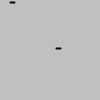
Frame 1 (no input)
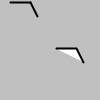
Frame 60 (the mouse pressed at the canvas centre just before this capture)
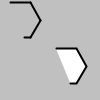
Frame 120 (the mouse held since frame 60 and released just before this capture)

The Processing sketch that drew these frames (run headless with seeded random() and noise(); from frame 60 on, the mouse is pressed at the canvas centre):

// Processing sketch: TrimPath2
// ── TrimPath2.pde
// forum.processing.org/two/discussion/22579/is-it-possible-to-replicate-the-trim-path-function-of-adobe-after-effects-within-processing

PVector[] path;
PShape s;

void setup() {
  path = new PVector[7];
  path[0] = new PVector( - 5, -8.66);
  path[1] = new PVector(   5, -8.66);
  path[2] = new PVector(  10, 0);
  path[3] = new PVector(   5, 8.66);
  path[4] = new PVector( - 5, 8.66);
  path[5] = new PVector( -10, 0);
  path[6] = new PVector( -05, -8.66);
}

void draw() {
  background(192);
  scale(2);
  // progress timer 0.0->1.0
  // float inAmt = 0.25;
  float outAmt  = (millis()%4000)/4000.0;
  // trim path based on timer
  // PVector[] trimmed = trimPath2(inAmt,outAmt,path);
  PVector[] trimmed = trimPath(outAmt, path);
  // draw veclist
  pathLines(trimmed, 10, 10);
  // or render as PShape, then draw
  s = pathShape(trimmed);
  shape(s, width/3, height/3);
}

PVector[] trimPath(float amt, PVector... vecs) {
  if (vecs.length==1 || amt>=1) { 
    return vecs;
  }
  float unit = 1.0/(vecs.length-1);
  PVector midpoint = PVector.lerp(vecs[floor(amt / unit)], vecs[ceil(amt / unit)], amt%unit/unit);
  vecs = (PVector[])subset(vecs, 0, ceil(amt / unit));
  vecs = (PVector[])append(vecs, midpoint);
  return vecs;
}

//PVector[] trimPath2(float inAmt, float outAmt, PVector... vecs) {
//  if (vecs.length==1 || (inAmt<=0 && outAmt>=1)) { 
//    return vecs;
//  }
//  float unit = 1.0 / (vecs.length-1);
//  float in = inAmt / unit;
//  int inIdx = in
//  float out = outAmt / unit;
//  PVector inPoint  = PVector.lerp(vecs[floor(inIdx)], vecs[ceil(inIdx)], inAmt%unit   / unit);
//  PVector outPoint = PVector.lerp(vecs[floor(outIdx)], vecs[ceil(outIdx)], outAmt%unit / unit);
//  vecs = (PVector[])splice(vecs, inPoint, 0);
//  vecs = (PVector[])subset(vecs, ceil(inIdx), floor(outIdx));
//  vecs = (PVector[])append(vecs, outPoint);
//  return vecs;
//}

PVector[] trimPath3(float inAmt, float outAmt, PVector... vecs) {
  if (vecs.length==1 || (inAmt<=0 && outAmt>=1)) { 
    return vecs;
  }
  float[] lens = new float[vecs.length-1];
  for (int i=0; i<vecs.length-2; i++) {
    lens[i] = PVector.dist(vecs[i],vecs[i+1]);
  }
  float[] totals = new float[vecs.length];
  for (int i=1; i<vecs.length-1; i++) {
    totals[i] = totals[i-1] + lens[i];
  }
  return vecs;
}

void pathLines(PVector[] vecs, float x, float y) {
  pushMatrix();
  translate(x, y);
  for (int i=1; i<vecs.length; i++) {
    line(vecs[i-1].x, vecs[i-1].y, vecs[i].x, vecs[i].y);
  }
  popMatrix();
}

PShape pathShape(PVector[] vecs) {
  PShape s = createShape();
  s.beginShape();
  for (int i=0; i<vecs.length; i++) {
    s.vertex(vecs[i].x, vecs[i].y);
  }
  s.endShape();
  return s;
}
